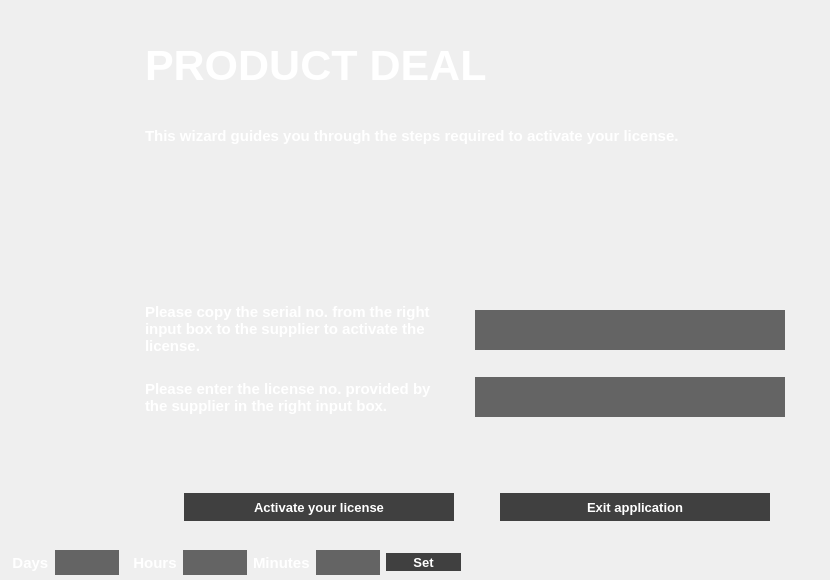
<?xml version="1.0" encoding="UTF-8"?>
<ui version="4.0">
 <class>Dialog</class>
 <widget class="QDialog" name="Dialog">
  <property name="geometry">
   <rect>
    <x>0</x>
    <y>0</y>
    <width>830</width>
    <height>580</height>
   </rect>
  </property>
  <property name="minimumSize">
   <size>
    <width>830</width>
    <height>560</height>
   </size>
  </property>
  <property name="font">
   <font>
    <family>Arial</family>
    <pointsize>15</pointsize>
    <weight>50</weight>
    <bold>false</bold>
    <stylestrategy>PreferAntialias</stylestrategy>
   </font>
  </property>
  <property name="focusPolicy">
   <enum>Qt::TabFocus</enum>
  </property>
  <property name="windowTitle">
   <string>Login</string>
  </property>
  <property name="autoFillBackground">
   <bool>false</bool>
  </property>
  <property name="styleSheet">
   <string notr="true">QGroupBox{border:none}

QPushButton#pushButton{
color:#ffffff;
background:rgb(64,64,64);
border:0px solid rgba(0,0,0,0);
}
QPushButton:hover#pushButton { 
background-color:#ff8c00;
} 
QPushButton:hover:pressed#pushButton{background:rgb(64,64,64);
}
QPushButton#pushButton_2{
color:#ffffff;
background:rgb(64,64,64);
border:0px solid rgba(0,0,0,0);
}
QPushButton:hover#pushButton_2 { 
background-color:#ff8c00;
} 
QPushButton:hover:pressed#pushButton_2{background:rgb(64,64,64);
}

QLineEdit{
background:#646464;border:0px;color:#ffffff
}

QLabel{
color:#ffffff;
}

QPushButton#btnset{
color:#ffffff;
background:rgb(64,64,64);
border:0px solid rgba(0,0,0,0);
}
QPushButton:hover#btnset { 
background-color:#ff8c00;
} 
QPushButton:hover:pressed#btnset{background:rgb(64,64,64);
}</string>
  </property>
  <widget class="QWidget" name="layoutWidget">
   <property name="geometry">
    <rect>
     <x>9</x>
     <y>9</y>
     <width>800</width>
     <height>512</height>
    </rect>
   </property>
   <layout class="QGridLayout" name="gridLayout_2">
    <item row="0" column="0">
     <widget class="QGroupBox" name="groupBox_2">
      <property name="minimumSize">
       <size>
        <width>130</width>
        <height>0</height>
       </size>
      </property>
      <property name="maximumSize">
       <size>
        <width>130</width>
        <height>16777215</height>
       </size>
      </property>
      <property name="title">
       <string/>
      </property>
     </widget>
    </item>
    <item row="0" column="1">
     <layout class="QGridLayout" name="gridLayout">
      <item row="0" column="1">
       <spacer name="verticalSpacer_7">
        <property name="orientation">
         <enum>Qt::Vertical</enum>
        </property>
        <property name="sizeHint" stdset="0">
         <size>
          <width>20</width>
          <height>13</height>
         </size>
        </property>
       </spacer>
      </item>
      <item row="1" column="0">
       <widget class="QLabel" name="label">
        <property name="font">
         <font>
          <pointsize>32</pointsize>
          <weight>75</weight>
          <bold>true</bold>
         </font>
        </property>
        <property name="text">
         <string>PRODUCT DEAL</string>
        </property>
       </widget>
      </item>
      <item row="2" column="1">
       <spacer name="verticalSpacer_4">
        <property name="orientation">
         <enum>Qt::Vertical</enum>
        </property>
        <property name="sizeHint" stdset="0">
         <size>
          <width>20</width>
          <height>18</height>
         </size>
        </property>
       </spacer>
      </item>
      <item row="3" column="0" colspan="2">
       <widget class="QLabel" name="label_2">
        <property name="font">
         <font>
          <family>Arial</family>
          <pointsize>11</pointsize>
          <weight>75</weight>
          <bold>true</bold>
         </font>
        </property>
        <property name="text">
         <string>This wizard guides you through the steps required to activate your license.</string>
        </property>
       </widget>
      </item>
      <item row="4" column="1">
       <spacer name="verticalSpacer_6">
        <property name="orientation">
         <enum>Qt::Vertical</enum>
        </property>
        <property name="sizeHint" stdset="0">
         <size>
          <width>20</width>
          <height>18</height>
         </size>
        </property>
       </spacer>
      </item>
      <item row="5" column="0" colspan="2">
       <widget class="QGroupBox" name="groupBox">
        <property name="minimumSize">
         <size>
          <width>0</width>
          <height>70</height>
         </size>
        </property>
        <property name="title">
         <string/>
        </property>
       </widget>
      </item>
      <item row="6" column="1">
       <spacer name="verticalSpacer_5">
        <property name="orientation">
         <enum>Qt::Vertical</enum>
        </property>
        <property name="sizeHint" stdset="0">
         <size>
          <width>20</width>
          <height>30</height>
         </size>
        </property>
       </spacer>
      </item>
      <item row="7" column="0" colspan="2">
       <layout class="QHBoxLayout" name="horizontalLayout_2">
        <item>
         <layout class="QVBoxLayout" name="verticalLayout">
          <item>
           <spacer name="verticalSpacer_9">
            <property name="orientation">
             <enum>Qt::Vertical</enum>
            </property>
            <property name="sizeHint" stdset="0">
             <size>
              <width>17</width>
              <height>13</height>
             </size>
            </property>
           </spacer>
          </item>
          <item>
           <widget class="QLabel" name="label_3">
            <property name="minimumSize">
             <size>
              <width>300</width>
              <height>40</height>
             </size>
            </property>
            <property name="maximumSize">
             <size>
              <width>300</width>
              <height>16777215</height>
             </size>
            </property>
            <property name="font">
             <font>
              <family>Arial</family>
              <pointsize>11</pointsize>
              <weight>75</weight>
              <bold>true</bold>
             </font>
            </property>
            <property name="autoFillBackground">
             <bool>false</bool>
            </property>
            <property name="text">
             <string>Please copy the serial no. from the right input box to the supplier to activate the license.</string>
            </property>
            <property name="scaledContents">
             <bool>false</bool>
            </property>
            <property name="alignment">
             <set>Qt::AlignLeading|Qt::AlignLeft|Qt::AlignVCenter</set>
            </property>
            <property name="wordWrap">
             <bool>true</bool>
            </property>
           </widget>
          </item>
          <item>
           <spacer name="verticalSpacer">
            <property name="orientation">
             <enum>Qt::Vertical</enum>
            </property>
            <property name="sizeHint" stdset="0">
             <size>
              <width>17</width>
              <height>16</height>
             </size>
            </property>
           </spacer>
          </item>
          <item>
           <widget class="QLabel" name="label_4">
            <property name="minimumSize">
             <size>
              <width>300</width>
              <height>40</height>
             </size>
            </property>
            <property name="font">
             <font>
              <family>Arial</family>
              <pointsize>11</pointsize>
              <weight>75</weight>
              <bold>true</bold>
             </font>
            </property>
            <property name="text">
             <string>Please enter the license no. provided by the supplier in the right input box.</string>
            </property>
            <property name="wordWrap">
             <bool>true</bool>
            </property>
           </widget>
          </item>
          <item>
           <spacer name="verticalSpacer_11">
            <property name="orientation">
             <enum>Qt::Vertical</enum>
            </property>
            <property name="sizeHint" stdset="0">
             <size>
              <width>17</width>
              <height>20</height>
             </size>
            </property>
           </spacer>
          </item>
         </layout>
        </item>
        <item>
         <spacer name="horizontalSpacer">
          <property name="orientation">
           <enum>Qt::Horizontal</enum>
          </property>
          <property name="sizeHint" stdset="0">
           <size>
            <width>13</width>
            <height>17</height>
           </size>
          </property>
         </spacer>
        </item>
        <item>
         <layout class="QVBoxLayout" name="verticalLayout_2">
          <item>
           <spacer name="verticalSpacer_10">
            <property name="orientation">
             <enum>Qt::Vertical</enum>
            </property>
            <property name="sizeHint" stdset="0">
             <size>
              <width>20</width>
              <height>13</height>
             </size>
            </property>
           </spacer>
          </item>
          <item>
           <widget class="QLineEdit" name="lineEdit">
            <property name="minimumSize">
             <size>
              <width>310</width>
              <height>40</height>
             </size>
            </property>
            <property name="font">
             <font>
              <family>Arial</family>
              <pointsize>13</pointsize>
              <weight>75</weight>
              <bold>true</bold>
             </font>
            </property>
            <property name="text">
             <string/>
            </property>
           </widget>
          </item>
          <item>
           <spacer name="verticalSpacer_2">
            <property name="orientation">
             <enum>Qt::Vertical</enum>
            </property>
            <property name="sizeHint" stdset="0">
             <size>
              <width>20</width>
              <height>16</height>
             </size>
            </property>
           </spacer>
          </item>
          <item>
           <widget class="QLineEdit" name="lineEdit_2">
            <property name="minimumSize">
             <size>
              <width>310</width>
              <height>40</height>
             </size>
            </property>
            <property name="font">
             <font>
              <family>Arial</family>
              <pointsize>13</pointsize>
              <weight>75</weight>
              <bold>true</bold>
             </font>
            </property>
           </widget>
          </item>
          <item>
           <spacer name="verticalSpacer_8">
            <property name="orientation">
             <enum>Qt::Vertical</enum>
            </property>
            <property name="sizeHint" stdset="0">
             <size>
              <width>20</width>
              <height>20</height>
             </size>
            </property>
           </spacer>
          </item>
         </layout>
        </item>
        <item>
         <spacer name="horizontalSpacer_5">
          <property name="orientation">
           <enum>Qt::Horizontal</enum>
          </property>
          <property name="sizeHint" stdset="0">
           <size>
            <width>13</width>
            <height>17</height>
           </size>
          </property>
         </spacer>
        </item>
       </layout>
      </item>
      <item row="8" column="1">
       <spacer name="verticalSpacer_3">
        <property name="orientation">
         <enum>Qt::Vertical</enum>
        </property>
        <property name="sizeHint" stdset="0">
         <size>
          <width>20</width>
          <height>50</height>
         </size>
        </property>
       </spacer>
      </item>
      <item row="9" column="0" colspan="2">
       <layout class="QHBoxLayout" name="horizontalLayout">
        <item>
         <spacer name="horizontalSpacer_3">
          <property name="orientation">
           <enum>Qt::Horizontal</enum>
          </property>
          <property name="sizeHint" stdset="0">
           <size>
            <width>17</width>
            <height>20</height>
           </size>
          </property>
         </spacer>
        </item>
        <item>
         <widget class="QPushButton" name="pushButton">
          <property name="minimumSize">
           <size>
            <width>270</width>
            <height>28</height>
           </size>
          </property>
          <property name="font">
           <font>
            <family>Arial</family>
            <pointsize>10</pointsize>
            <weight>75</weight>
            <bold>true</bold>
           </font>
          </property>
          <property name="text">
           <string>Activate your license</string>
          </property>
         </widget>
        </item>
        <item>
         <spacer name="horizontalSpacer_2">
          <property name="orientation">
           <enum>Qt::Horizontal</enum>
          </property>
          <property name="sizeHint" stdset="0">
           <size>
            <width>17</width>
            <height>20</height>
           </size>
          </property>
         </spacer>
        </item>
        <item>
         <widget class="QPushButton" name="pushButton_2">
          <property name="minimumSize">
           <size>
            <width>270</width>
            <height>28</height>
           </size>
          </property>
          <property name="font">
           <font>
            <family>Arial</family>
            <pointsize>10</pointsize>
            <weight>75</weight>
            <bold>true</bold>
           </font>
          </property>
          <property name="text">
           <string>Exit application</string>
          </property>
         </widget>
        </item>
        <item>
         <spacer name="horizontalSpacer_4">
          <property name="orientation">
           <enum>Qt::Horizontal</enum>
          </property>
          <property name="sizeHint" stdset="0">
           <size>
            <width>17</width>
            <height>20</height>
           </size>
          </property>
         </spacer>
        </item>
       </layout>
      </item>
     </layout>
    </item>
   </layout>
  </widget>
  <widget class="QWidget" name="layoutWidget">
   <property name="geometry">
    <rect>
     <x>0</x>
     <y>550</y>
     <width>461</width>
     <height>25</height>
    </rect>
   </property>
   <layout class="QHBoxLayout" name="horizontalLayout_7">
    <item>
     <layout class="QHBoxLayout" name="horizontalLayout_6">
      <item>
       <layout class="QHBoxLayout" name="horizontalLayout_3">
        <item>
         <widget class="QLabel" name="label_5">
          <property name="font">
           <font>
            <family>Arial</family>
            <pointsize>11</pointsize>
            <weight>75</weight>
            <bold>true</bold>
           </font>
          </property>
          <property name="text">
           <string>   Days</string>
          </property>
         </widget>
        </item>
        <item>
         <widget class="QLineEdit" name="editdays">
          <property name="minimumSize">
           <size>
            <width>50</width>
            <height>0</height>
           </size>
          </property>
          <property name="maximumSize">
           <size>
            <width>200</width>
            <height>16777215</height>
           </size>
          </property>
         </widget>
        </item>
       </layout>
      </item>
      <item>
       <layout class="QHBoxLayout" name="horizontalLayout_4">
        <item>
         <widget class="QLabel" name="label_6">
          <property name="font">
           <font>
            <family>Arial</family>
            <pointsize>11</pointsize>
            <weight>75</weight>
            <bold>true</bold>
           </font>
          </property>
          <property name="text">
           <string>  Hours</string>
          </property>
         </widget>
        </item>
        <item>
         <widget class="QLineEdit" name="edithours">
          <property name="minimumSize">
           <size>
            <width>50</width>
            <height>0</height>
           </size>
          </property>
          <property name="maximumSize">
           <size>
            <width>200</width>
            <height>16777215</height>
           </size>
          </property>
         </widget>
        </item>
       </layout>
      </item>
      <item>
       <layout class="QHBoxLayout" name="horizontalLayout_5">
        <item>
         <widget class="QLabel" name="label_7">
          <property name="font">
           <font>
            <family>Arial</family>
            <pointsize>11</pointsize>
            <weight>75</weight>
            <bold>true</bold>
           </font>
          </property>
          <property name="text">
           <string>Minutes</string>
          </property>
         </widget>
        </item>
        <item>
         <widget class="QLineEdit" name="editminutes">
          <property name="minimumSize">
           <size>
            <width>50</width>
            <height>0</height>
           </size>
          </property>
          <property name="maximumSize">
           <size>
            <width>200</width>
            <height>16777215</height>
           </size>
          </property>
         </widget>
        </item>
       </layout>
      </item>
     </layout>
    </item>
    <item>
     <widget class="QPushButton" name="btnset">
      <property name="minimumSize">
       <size>
        <width>75</width>
        <height>18</height>
       </size>
      </property>
      <property name="font">
       <font>
        <family>Arial</family>
        <pointsize>10</pointsize>
        <weight>75</weight>
        <bold>true</bold>
       </font>
      </property>
      <property name="text">
       <string>Set</string>
      </property>
     </widget>
    </item>
   </layout>
  </widget>
 </widget>
 <resources/>
 <connections>
  <connection>
   <sender>pushButton_2</sender>
   <signal>clicked()</signal>
   <receiver>Dialog</receiver>
   <slot>close()</slot>
   <hints>
    <hint type="sourcelabel">
     <x>637</x>
     <y>511</y>
    </hint>
    <hint type="destinationlabel">
     <x>414</x>
     <y>279</y>
    </hint>
   </hints>
  </connection>
 </connections>
</ui>
